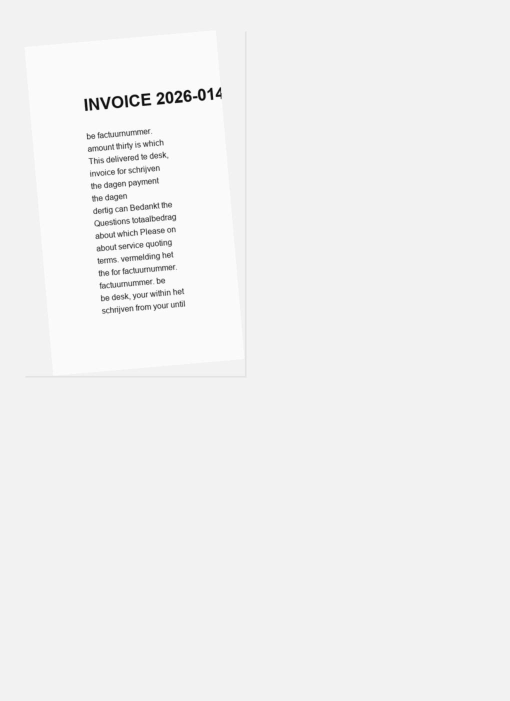
#> input picture src-tauri/tests/fixtures/flatbed_receipt.jpg, 1020 x 1402 px (shown at 1/2 size)
$ python -i make_fixtures.py   (imports and definitions only)
#> lines starting #> are read from the running program, lines starting #| are printed output that depends on the picture; after the words box and inside, x2 and y2 are one past the last pixel; in counts of white or black regions, pixels touching at a corner belong together
# Generates the page-processing test scans in tests/fixtures (run: python tests/make_fixtures.py). Needs Pillow and Windows fonts.
import random
from pathlib import Path
from PIL import Image, ImageDraw, ImageFilter, ImageFont

OUT, DPI = Path(__file__).parent / 'fixtures', 120
TEXT = ("Thank you for your order. This invoice lists the delivered goods, the agreed prices and the payment terms. "
        "Please transfer the total amount within thirty days to the bank account shown below, quoting the invoice number. "
        "Questions about this delivery can be sent to our customer service desk, which is open on weekdays from eight until five. "
        "Bedankt voor uw bestelling. Gelieve het totaalbedrag binnen dertig dagen over te schrijven met vermelding van het factuurnummer.").split()
# [1 line not run here, left out]

def page(w_in=8.27, h_in=11.69, font='times.ttf', size=13, lines=None):
#> called with w_in = 8.27, h_in = 11.69, font = 'times.ttf', size = 13
  W, H = int(w_in * DPI), int(h_in * DPI)
  im, f = Image.new('L', (W, H), 250), ImageFont.truetype(f'C:/Windows/Fonts/{font}', int(size * DPI / 72))
#> im: PIL image 992x1402 L; every value is 250
  d, m, y = ImageDraw.Draw(im), int(0.9 * DPI), int(0.9 * DPI)
#> m = 108; y = 108
  d.text((m, y), 'INVOICE 2026-0142', font=ImageFont.truetype('C:/Windows/Fonts/arialbd.ttf', int(20 * DPI / 72)), fill=20); y += int(0.6 * DPI)
#> after `y += int(0.6 * DPI)`: y = 180
  for _ in range(lines or 999):
    words, line = TEXT[:], ''
    random.shuffle(words)
    for wd in words:
      if d.textlength(line + ' ' + wd, font=f) > W - 2 * m: break
      line = (line + ' ' + wd).strip()
    d.text((m, y), line, font=f, fill=30); y += int(size * 1.5 * DPI / 72)
    if y > H - m: break
#> this loop made 35 passes
#> y on passes 1 to 12: 212, 244, 276, 308, 340, 372, 404, 436, 468, 500, 532, 564
#> after the loop, y = 1300
  return im

def scan(im, rot=0, skew=0.0, bg=None, at=(0, 0), size=None):
  im = im.rotate(rot, expand=True, fillcolor=250)
  if skew: im = im.rotate(skew, expand=True, resample=Image.BICUBIC, fillcolor=bg or 250)
  if bg is not None:
    W, H = size; out = Image.new('L', (W, H), bg)
    shadow = Image.new('L', im.size, 0); out.paste(225, (at[0] + 3, at[1] + 3, at[0] + im.width + 3, at[1] + im.height + 3)); out.paste(im, at, Image.new('L', im.size, 255).rotate(0)) if not skew else out.paste(im, at)
    im = out
  return im.filter(ImageFilter.GaussianBlur(0.6)).convert('RGB')

# [1 line not run here, left out]
A4, glass = page(), (int(8.5 * DPI), int(11.69 * DPI))
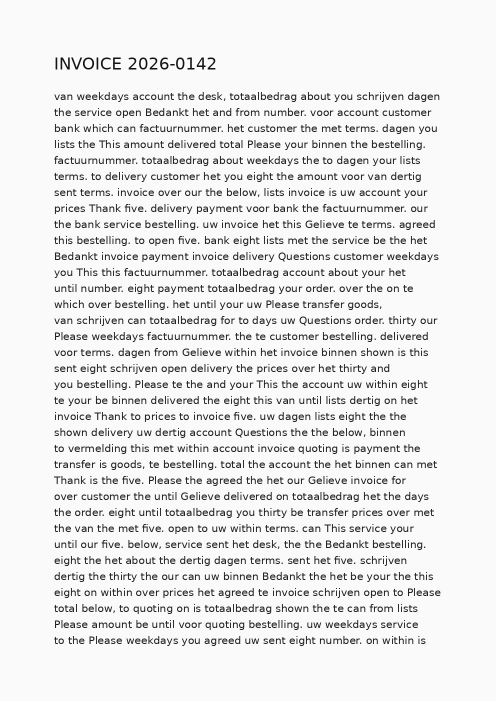
#> A4: PIL image 992x1402 L (shown at 1/2 size); min 20, max 250, mean 232.8
#> glass = (1020, 1402)
cases = {
  'upright': scan(A4), 'upside_down': scan(A4, 180), 'sideways_cw': scan(A4, -90), 'sideways_ccw': scan(A4, 90),
  'skew_plus4': scan(A4, 0, 4), 'skew_minus3': scan(A4, 0, -3), 'upside_down_skew2': scan(A4, 180, 2),
  'flatbed_receipt': scan(page(3.2, 5.5, 'arial.ttf', 10), 0, 5, bg=242, at=(int(0.4 * DPI), int(0.5 * DPI)), size=glass),
  'mostly_blank': scan(page(lines=2)),
}
#> in scan (call 7), `if skew: im = im.rotate(skew, expand=True, resample=Image.BICUBIC, fil..`:
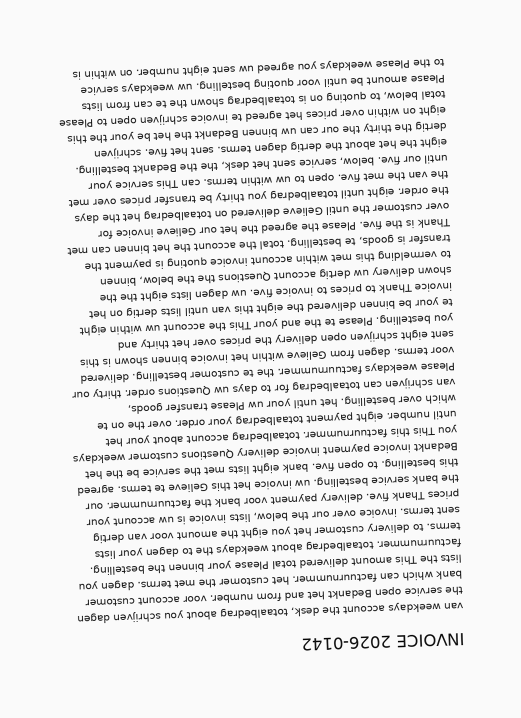
#> im: PIL image 1042x1436 L (shown at 1/2 size); min 0, max 255, mean 233.4
#> in page (call 2), `im, f = Image.new('L', (W, H), 250), ImageFont.truetype(f'C:/Windows/F..`: im: PIL image 384x660 L; every value is 250
#> the loop in page (call 2), `for _ in range(lines or 999):` made 15 passes
#> y on passes 1 to 12: 205, 230, 255, 280, 305, 330, 355, 380, 405, 430, 455, 480
#> in scan (call 8), `im = im.rotate(rot, expand=True, fillcolor=250)`:
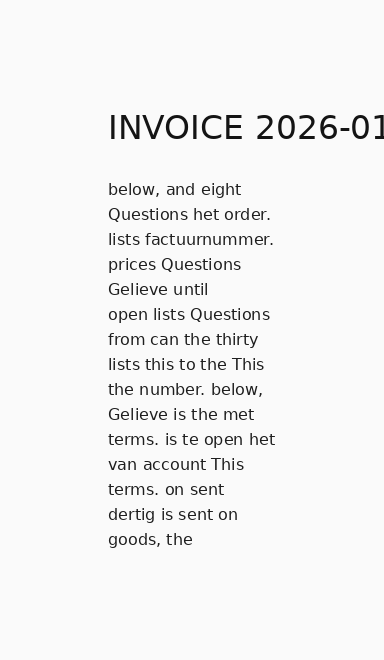
#> im: PIL image 384x660 L; min 20, max 250, mean 242.8
#> in scan (call 8), `if skew: im = im.rotate(skew, expand=True, resample=Image.BICUBIC, fil..`:
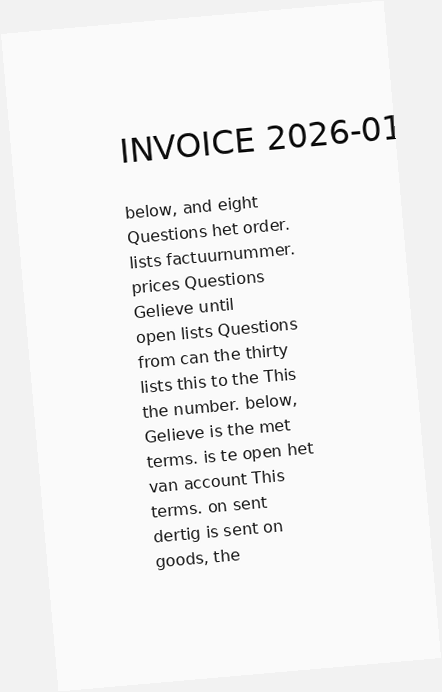
#> im: PIL image 442x692 L; min 0, max 255, mean 242.4
#> in scan (call 8), `W, H = size`: W = 1020; H = 1402
#> in scan (call 8), `out = Image.new('L', (W, H), bg)`: out: PIL image 1020x1402 L; every value is 242
#> in scan (call 8), `shadow = Image.new('L', im.size, 0)`: shadow: PIL image 442x692 L; every value is 0
#> in scan (call 8), `out.paste(225, (at[0] + 3, at[1] + 3, at[0] + im.width + 3, at[1] + im`:
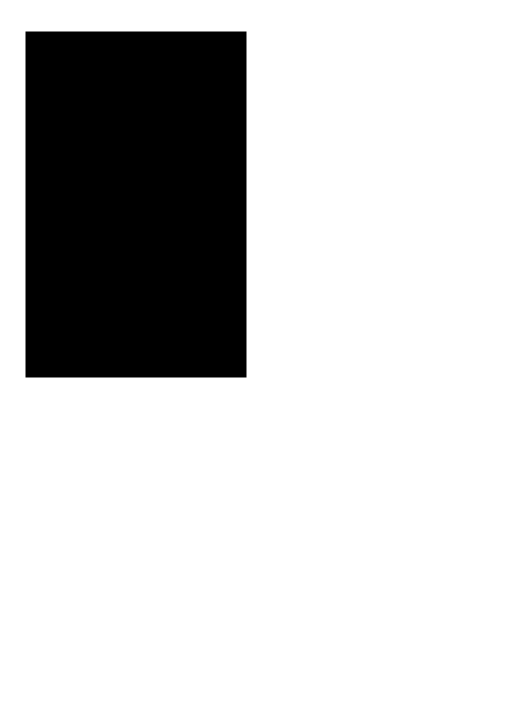
#> out: PIL image 1020x1402 L (shown at 1/2 size); values 225 (black) and 242 (white), 78.6% white; 1 black region, box (x1, y1, x2, y2) and area: (51, 63, 493, 755) 305864
#> in scan (call 8), `out.paste(im, at, Image.new('L', im.size, 255).rotate(0)) if not skew `:
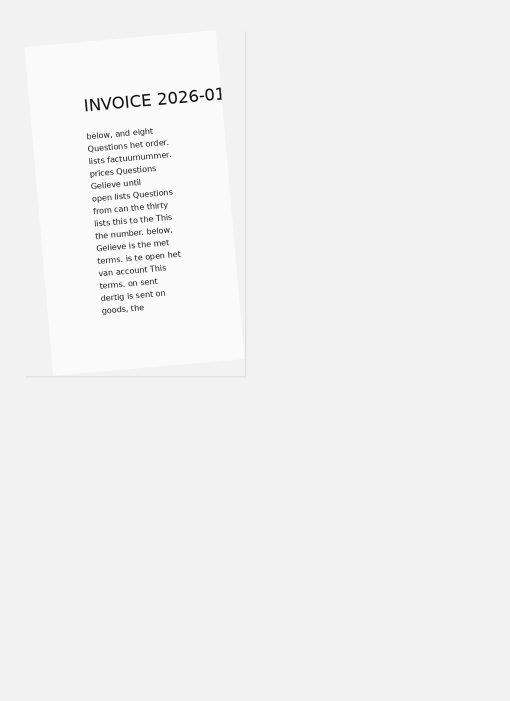
#> out: PIL image 1020x1402 L (shown at 1/2 size); min 0, max 255, mean 242
#> in scan (call 9), `im = im.rotate(rot, expand=True, fillcolor=250)`:
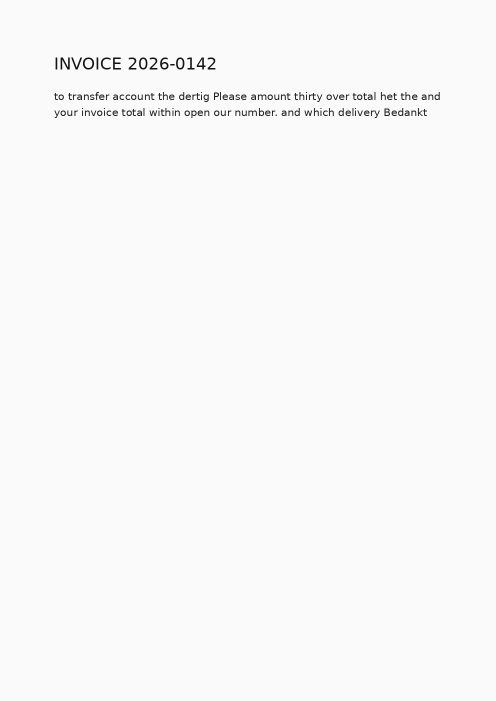
#> im: PIL image 992x1402 L (shown at 1/2 size); min 20, max 250, mean 248.6
# [2 lines not run here, left out]

>>> from PIL import Image
>>> picture = Image.open('fixtures/flatbed_receipt.jpg')
#> picture is the input picture: PIL image 1020x1402 RGB; min 0, max 255, mean 241.7
>>> result = scan(picture)
